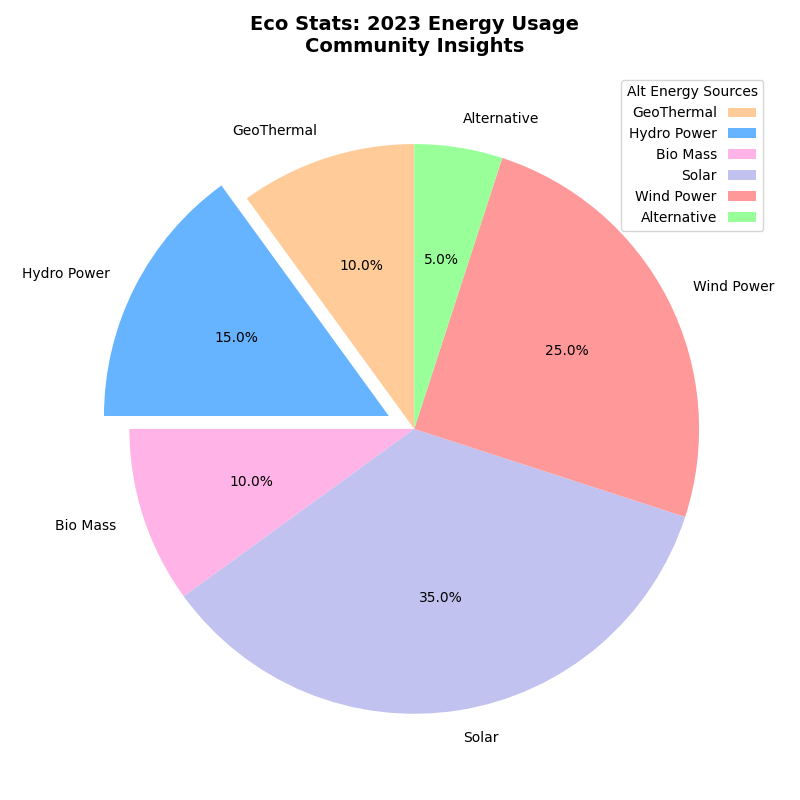

Python code for this plot:
import matplotlib.pyplot as plt

energy_sources = ['GeoThermal', 'Hydro Power', 'Bio Mass', 'Solar', 'Wind Power', 'Alternative']
consumption_percentages = [10, 15, 10, 35, 25, 5]

colors = ['#ffcc99', '#66b3ff', '#ffb3e6', '#c2c2f0', '#ff9999', '#99ff99']
explode = (0, 0.1, 0, 0, 0, 0)

fig, ax = plt.subplots(figsize=(8, 8))

ax.pie(
    consumption_percentages,
    explode=explode,
    labels=energy_sources,
    colors=colors,
    autopct='%1.1f%%',
    startangle=90,
    textprops={'fontsize': 10},
    shadow=False
)

plt.title('Eco Stats: 2023 Energy Usage\nCommunity Insights', fontsize=14, fontweight='bold', pad=15)
plt.legend(title="Alt Energy Sources", loc="upper right", bbox_to_anchor=(1, 1), markerfirst=False)

plt.tight_layout()
plt.show()
